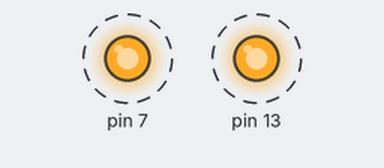
Bench run of a sketch on a simulated Arduino Uno, built with avr-gcc and run on an emulated ATmega328P. Parts: output pins drawn as LEDs (lit = HIGH). Dashed ring = blinking. What the sketch prints to the serial monitor is not drawn.

Above: at 6.15 s.
Timing chart, 0 to 9.0 s (numbered marks = the images above):
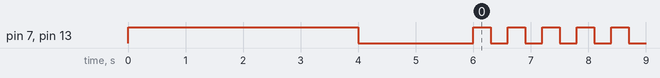

The sketch:

BLUETOOTH_CONFIG.ino
```cpp
#include <SoftwareSerial.h>

char NOMBRE[21] = "BrazoRobotico";

void setup() {
  Serial.begin(9600);

  pinMode(13, OUTPUT);
  pinMode(7, OUTPUT);
  digitalWrite(13, HIGH);
  digitalWrite(7, HIGH);
  delay(4000);

  digitalWrite(13, LOW);
  digitalWrite(7, LOW );

  Serial.print("AT");
  delay(1000);

  Serial.print("AT+NAME");
  Serial.print(NOMBRE);
  delay(1000);

/*
  Serial.print("AT+BAUD");
  Serial.print(BPS);
  delay(1000);

  Serial.print("AT+PIN");
  Serial.print(PASS);
  delay(1000);
*/
}

void loop() {
  digitalWrite(13, !digitalRead(13));
  digitalWrite(7, !digitalRead(7));
  delay(300);

}
```

Measured:
- by itself, pin 7, pin 13: repeats every 0.60 s: HIGH 0.30 s, LOW 0.30 s
